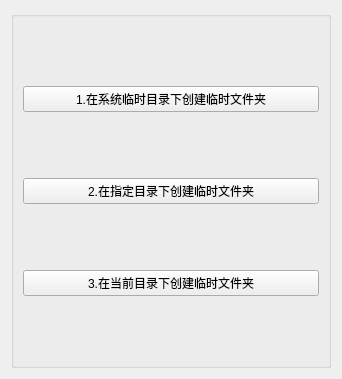
      <widget class="QWidget" name="pageTempDir">
       <property name="geometry">
        <rect>
         <x>0</x>
         <y>0</y>
         <width>342</width>
         <height>379</height>
        </rect>
       </property>
       <attribute name="icon">
        <iconset resource="res.qrc">
         <normaloff>:/images/images/806.bmp</normaloff>:/images/images/806.bmp</iconset>
       </attribute>
       <attribute name="label">
        <string>QTemporaryDir类</string>
       </attribute>
       <layout class="QHBoxLayout" name="horizontalLayout_2">
        <item>
         <widget class="QGroupBox" name="groupBox_5">
          <property name="toolTip">
           <string/>
          </property>
          <property name="title">
           <string/>
          </property>
          <layout class="QVBoxLayout" name="verticalLayout_7">
           <item>
            <widget class="QPushButton" name="pushButton_21">
             <property name="minimumSize">
              <size>
               <width>0</width>
               <height>25</height>
              </size>
             </property>
             <property name="toolTip">
              <string>在QDir::tempPath()返回的系统临时目录下创建临时文件夹</string>
             </property>
             <property name="text">
              <string>1.在系统临时目录下创建临时文件夹</string>
             </property>
            </widget>
           </item>
           <item>
            <widget class="QPushButton" name="pushButton_67">
             <property name="minimumSize">
              <size>
               <width>0</width>
               <height>25</height>
              </size>
             </property>
             <property name="toolTip">
              <string>在指定目录下创建临时文件夹</string>
             </property>
             <property name="text">
              <string>2.在指定目录下创建临时文件夹</string>
             </property>
            </widget>
           </item>
           <item>
            <widget class="QPushButton" name="pushButton_68">
             <property name="minimumSize">
              <size>
               <width>0</width>
               <height>25</height>
              </size>
             </property>
             <property name="toolTip">
              <string>在QDir::currentPath()表示的当前目录下创建临时文件夹</string>
             </property>
             <property name="text">
              <string>3.在当前目录下创建临时文件夹</string>
             </property>
            </widget>
           </item>
          </layout>
         </widget>
        </item>
       </layout>
      </widget>
